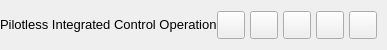
           <widget class="QFrame" name="contentTopBg">
            <property name="minimumSize">
             <size>
              <width>0</width>
              <height>50</height>
             </size>
            </property>
            <property name="maximumSize">
             <size>
              <width>16777215</width>
              <height>50</height>
             </size>
            </property>
            <property name="frameShape">
             <enum>QFrame::Shape::NoFrame</enum>
            </property>
            <property name="frameShadow">
             <enum>QFrame::Shadow::Raised</enum>
            </property>
            <layout class="QHBoxLayout" name="horizontalLayout">
             <property name="spacing">
              <number>0</number>
             </property>
             <property name="leftMargin">
              <number>0</number>
             </property>
             <property name="topMargin">
              <number>0</number>
             </property>
             <property name="rightMargin">
              <number>10</number>
             </property>
             <property name="bottomMargin">
              <number>0</number>
             </property>
             <item>
              <widget class="QFrame" name="leftBox">
               <property name="sizePolicy">
                <sizepolicy hsizetype="Expanding" vsizetype="Preferred">
                 <horstretch>0</horstretch>
                 <verstretch>0</verstretch>
                </sizepolicy>
               </property>
               <property name="frameShape">
                <enum>QFrame::Shape::NoFrame</enum>
               </property>
               <property name="frameShadow">
                <enum>QFrame::Shadow::Raised</enum>
               </property>
               <layout class="QHBoxLayout" name="horizontalLayout_3">
                <property name="spacing">
                 <number>0</number>
                </property>
                <property name="leftMargin">
                 <number>0</number>
                </property>
                <property name="topMargin">
                 <number>0</number>
                </property>
                <property name="rightMargin">
                 <number>0</number>
                </property>
                <property name="bottomMargin">
                 <number>0</number>
                </property>
                <item>
                 <widget class="QLabel" name="titleRightInfo">
                  <property name="sizePolicy">
                   <sizepolicy hsizetype="Preferred" vsizetype="Expanding">
                    <horstretch>0</horstretch>
                    <verstretch>0</verstretch>
                   </sizepolicy>
                  </property>
                  <property name="maximumSize">
                   <size>
                    <width>16777215</width>
                    <height>45</height>
                   </size>
                  </property>
                  <property name="font">
                   <font>
                    <family>Segoe UI</family>
                    <pointsize>10</pointsize>
                    <italic>false</italic>
                    <bold>false</bold>
                   </font>
                  </property>
                  <property name="text">
                   <string>Pilotless Integrated Control Operation</string>
                  </property>
                  <property name="alignment">
                   <set>Qt::AlignmentFlag::AlignLeading|Qt::AlignmentFlag::AlignLeft|Qt::AlignmentFlag::AlignVCenter</set>
                  </property>
                 </widget>
                </item>
               </layout>
              </widget>
             </item>
             <item alignment="Qt::AlignmentFlag::AlignRight">
              <widget class="QFrame" name="rightButtons">
               <property name="minimumSize">
                <size>
                 <width>0</width>
                 <height>28</height>
                </size>
               </property>
               <property name="frameShape">
                <enum>QFrame::Shape::NoFrame</enum>
               </property>
               <property name="frameShadow">
                <enum>QFrame::Shadow::Raised</enum>
               </property>
               <layout class="QHBoxLayout" name="horizontalLayout_2">
                <property name="spacing">
                 <number>5</number>
                </property>
                <property name="leftMargin">
                 <number>0</number>
                </property>
                <property name="topMargin">
                 <number>0</number>
                </property>
                <property name="rightMargin">
                 <number>0</number>
                </property>
                <property name="bottomMargin">
                 <number>0</number>
                </property>
                <item>
                 <widget class="QPushButton" name="settingsTopBtn">
                  <property name="minimumSize">
                   <size>
                    <width>28</width>
                    <height>28</height>
                   </size>
                  </property>
                  <property name="maximumSize">
                   <size>
                    <width>28</width>
                    <height>28</height>
                   </size>
                  </property>
                  <property name="cursor">
                   <cursorShape>PointingHandCursor</cursorShape>
                  </property>
                  <property name="toolTip">
                   <string>Settings</string>
                  </property>
                  <property name="text">
                   <string/>
                  </property>
                  <property name="icon">
                   <iconset resource="resources.qrc">
                    <normaloff>:/icons/images/icons/icon_settings.png</normaloff>:/icons/images/icons/icon_settings.png</iconset>
                  </property>
                  <property name="iconSize">
                   <size>
                    <width>20</width>
                    <height>20</height>
                   </size>
                  </property>
                 </widget>
                </item>
                <item>
                 <widget class="QPushButton" name="minimizeAppBtn">
                  <property name="minimumSize">
                   <size>
                    <width>28</width>
                    <height>28</height>
                   </size>
                  </property>
                  <property name="maximumSize">
                   <size>
                    <width>28</width>
                    <height>28</height>
                   </size>
                  </property>
                  <property name="cursor">
                   <cursorShape>PointingHandCursor</cursorShape>
                  </property>
                  <property name="toolTip">
                   <string>Minimize</string>
                  </property>
                  <property name="text">
                   <string/>
                  </property>
                  <property name="icon">
                   <iconset resource="resources.qrc">
                    <normaloff>:/icons/images/icons/icon_minimize.png</normaloff>:/icons/images/icons/icon_minimize.png</iconset>
                  </property>
                  <property name="iconSize">
                   <size>
                    <width>20</width>
                    <height>20</height>
                   </size>
                  </property>
                 </widget>
                </item>
                <item>
                <widget class="QPushButton" name="maximizeRestoreAppBtn">
                  <property name="minimumSize">
                   <size>
                    <width>28</width>
                    <height>28</height>
                   </size>
                  </property>
                  <property name="maximumSize">
                   <size>
                    <width>28</width>
                    <height>28</height>
                   </size>
                  </property>
                  <property name="font">
                   <font>
                    <family>Segoe UI</family>
                    <pointsize>10</pointsize>
                    <italic>false</italic>
                    <bold>false</bold>
                    <stylestrategy>PreferDefault</stylestrategy>
                   </font>
                  </property>
                  <property name="cursor">
                   <cursorShape>PointingHandCursor</cursorShape>
                  </property>
                  <property name="toolTip">
                   <string>Maximize</string>
                  </property>
                  <property name="text">
                   <string/>
                  </property>
                  <property name="icon">
                   <iconset resource="resources.qrc">
                    <normaloff>:/icons/images/icons/icon_maximize.png</normaloff>:/icons/images/icons/icon_maximize.png</iconset>
                  </property>
                  <property name="iconSize">
                   <size>
                    <width>20</width>
                    <height>20</height>
                   </size>
                  </property>
                </widget>
               </item>
               <item>
                <widget class="QPushButton" name="fullScreenAppBtn">
                 <property name="minimumSize">
                  <size>
                   <width>28</width>
                   <height>28</height>
                  </size>
                 </property>
                 <property name="maximumSize">
                  <size>
                   <width>28</width>
                   <height>28</height>
                  </size>
                 </property>
                 <property name="cursor">
                  <cursorShape>PointingHandCursor</cursorShape>
                 </property>
                 <property name="toolTip">
                  <string>Full Screen</string>
                 </property>
                 <property name="text">
                  <string/>
                 </property>
                 <property name="icon">
                  <iconset resource="resources.qrc">
                   <normaloff>:/icons/images/icons/cil-window-maximize.png</normaloff>:/icons/images/icons/cil-window-maximize.png</iconset>
                 </property>
                 <property name="iconSize">
                  <size>
                   <width>20</width>
                   <height>20</height>
                  </size>
                 </property>
                </widget>
               </item>
               <item>
                <widget class="QPushButton" name="closeAppBtn">
                  <property name="minimumSize">
                   <size>
                    <width>28</width>
                    <height>28</height>
                   </size>
                  </property>
                  <property name="maximumSize">
                   <size>
                    <width>28</width>
                    <height>28</height>
                   </size>
                  </property>
                  <property name="cursor">
                   <cursorShape>PointingHandCursor</cursorShape>
                  </property>
                  <property name="toolTip">
                   <string>Close</string>
                  </property>
                  <property name="text">
                   <string/>
                  </property>
                  <property name="icon">
                   <iconset resource="resources.qrc">
                    <normaloff>:/icons/images/icons/icon_close.png</normaloff>:/icons/images/icons/icon_close.png</iconset>
                  </property>
                  <property name="iconSize">
                   <size>
                    <width>20</width>
                    <height>20</height>
                   </size>
                  </property>
                 </widget>
                </item>
               </layout>
              </widget>
             </item>
            </layout>
           </widget>
